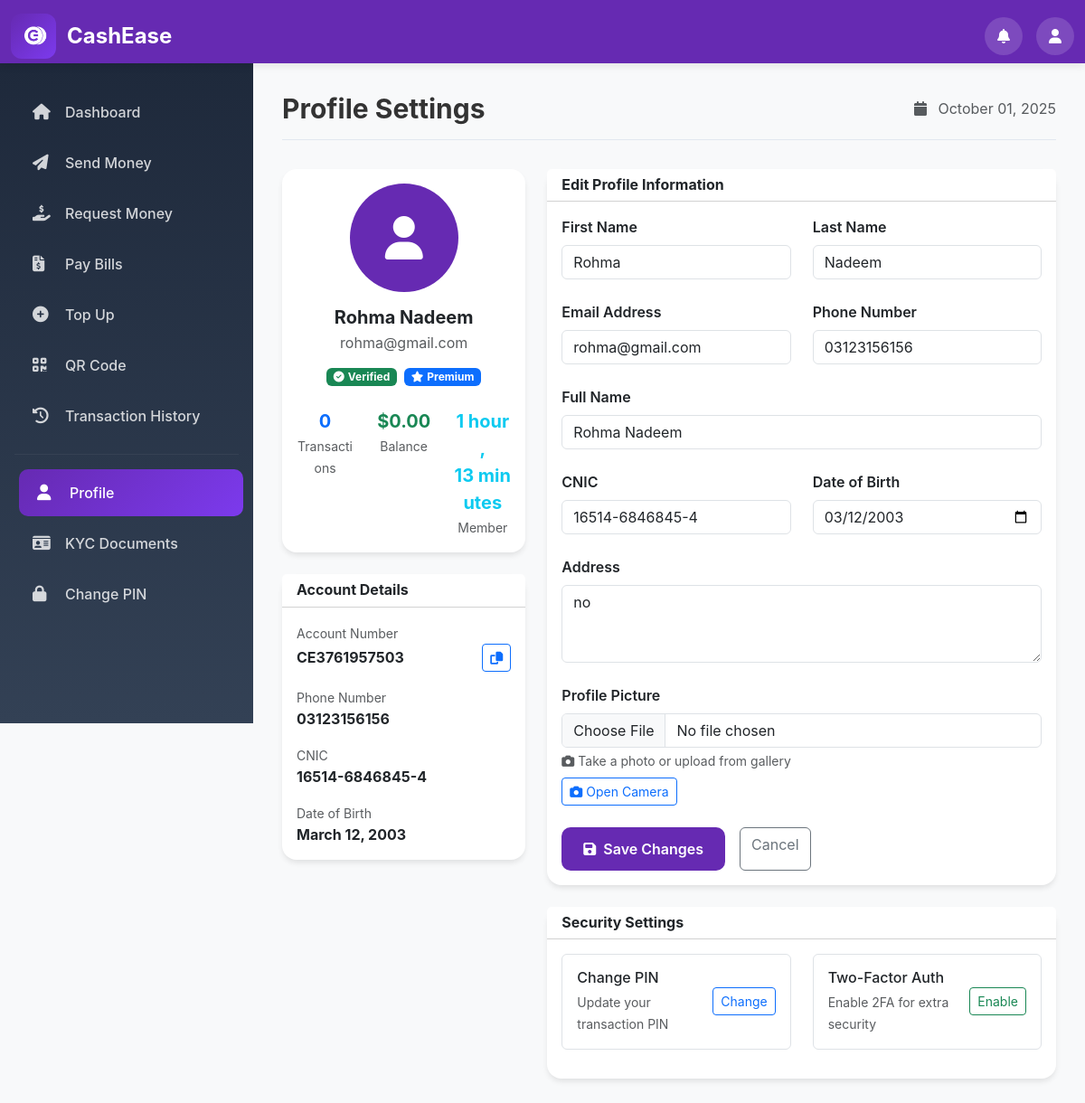
Before: /accounts/profile/ (signed in) with the older database file.
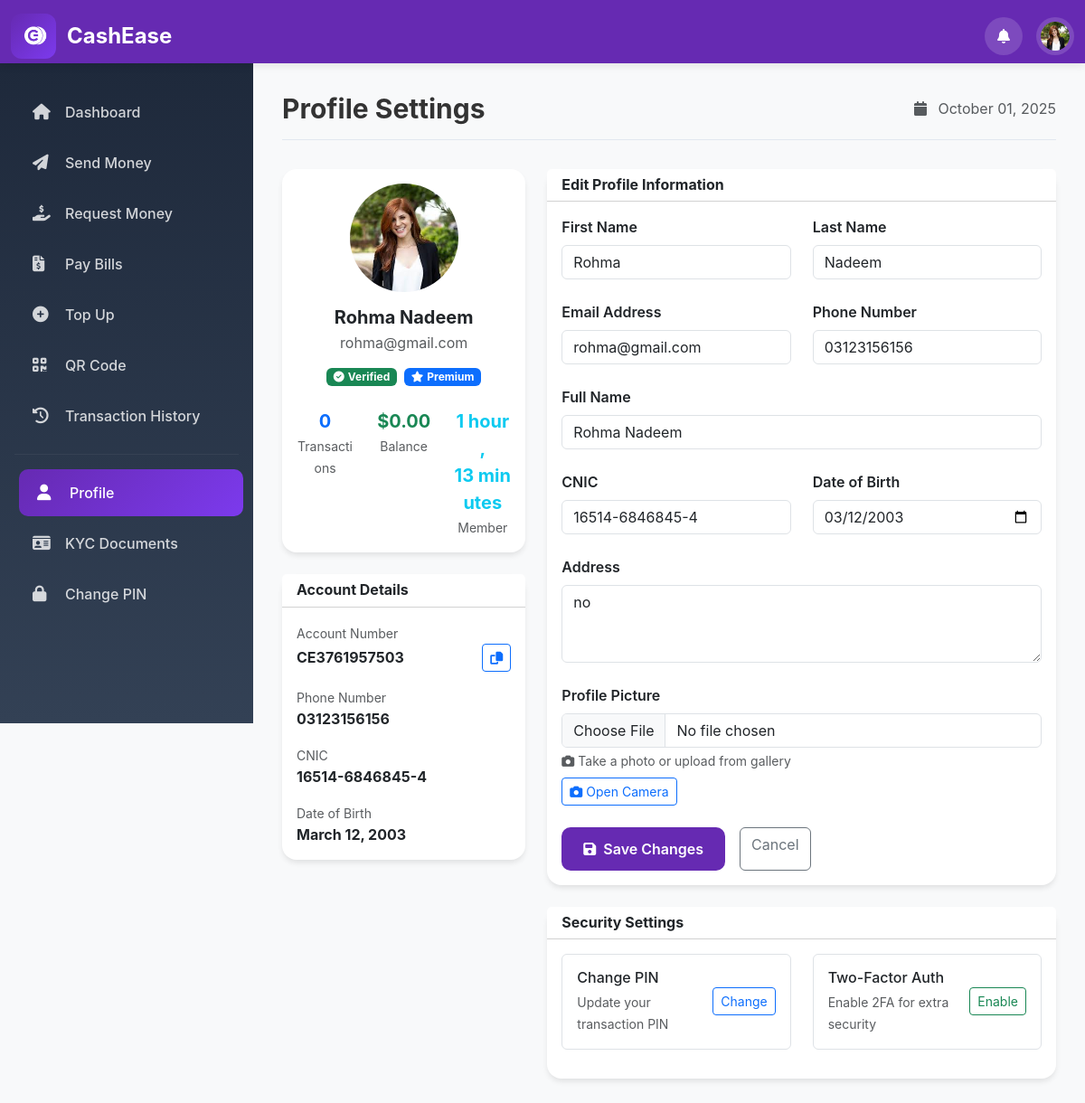
After: the same page with the newer database file.
### accounts/models.py (models this page shows, shortened)
class User(AbstractUser):
    phone_regex = RegexValidator(regex=r'^0\d{10}$', message='Enter a valid 11-digit phone number starting with 0')
    phone_number = models.CharField(validators=[phone_regex], max_length=11, unique=True)
    is_verified = models.BooleanField(default=False)
    is_blocked = models.BooleanField(default=False)
    created_at = models.DateTimeField(auto_now_add=True)
    updated_at = models.DateTimeField(auto_now=True)

class Profile(models.Model):
    user = models.OneToOneField(User, on_delete=models.CASCADE)
    full_name = models.CharField(max_length=100)
    cnic = models.CharField(max_length=15, unique=True, help_text='13-digit CNIC (e.g., 12345-1234567-1)')
    date_of_birth = models.DateField()
    address = models.TextField()
    balance = models.DecimalField(max_digits=12, decimal_places=2, default=0.00)
    account_number = models.CharField(max_length=20, unique=True)
    pin = models.CharField(max_length=4, null=True, blank=True)
    profile_picture = models.ImageField(upload_to='profiles/', blank=True, null=True)
    created_at = models.DateTimeField(auto_now_add=True)

### accounts/views.py (the view)
# urls.py: path('profile/', views.profile, name='profile'),
@login_required
def profile(request):
    profile_obj = request.user.profile
    if request.method == 'POST':
        form = ProfileForm(request.POST, request.FILES, instance=profile_obj)
        if form.is_valid():
            form.save()
            messages.success(request, 'Profile updated successfully!')
            return redirect('accounts:profile')
    else:
        form = ProfileForm(instance=profile_obj)
    return render(request, 'accounts/profile.html', {'form': form})

### accounts/forms.py
class ProfileForm(forms.ModelForm):
    class Meta:
        model = Profile
        fields = ['full_name', 'cnic', 'date_of_birth', 'address', 'profile_picture']
        widgets = {
            'full_name': forms.TextInput(attrs={'class': 'form-control'}),
            'cnic': forms.TextInput(attrs={'class': 'form-control'}),
            'date_of_birth': forms.DateInput(attrs={'class': 'form-control', 'type': 'date'}),
            'address': forms.Textarea(attrs={'class': 'form-control', 'rows': 3}),
            'profile_picture': forms.FileInput(attrs={'class': 'form-control'}),
        }

### templates/accounts/profile.html (shortened to what the changed rows need)
{% extends 'base.html' %}
{% block page_title %}Profile Settings{% endblock %}
{% block content %}
<div class="row g-4">
    <div class="col-xl-4">
        <div class="card">
            <div class="card-body text-center">
                <div class="mb-4">
                    {% if user.profile.profile_picture %}
                        <img src="{{ user.profile.profile_picture.url }}"
                             alt="Profile Picture"
                             class="rounded-circle mb-3"
                             style="width: 120px; height: 120px; object-fit: cover;">
                    {% else %}
                        <div class="d-inline-flex align-items-center justify-content-center rounded-circle mx-auto mb-3"
                             style="width: 120px; height: 120px; background: var(--primary); color: white;">
                            <i class="fas fa-user fa-3x"></i>
                        </div>
                    {% endif %}
                    <h5 class="mb-1 fw-bold">{{ user.profile.full_name }}</h5>
                    <p class="text-muted mb-3">{{ user.email }}</p>
                    <div class="d-flex justify-content-center gap-2 flex-wrap">
                        {% if user.is_verified %}
                            <span class="badge bg-success">
                            </span>
                        {% else %}
                            <span class="badge bg-warning">
                                <i class="fas fa-clock me-1"></i>Pending
                            </span>
                        {% endif %}
                        <span class="badge bg-primary">
                        </span>
                    </div>
                </div>
                <div class="row text-center">
                    <div class="col-4">
                        <div class="fw-bold text-success fs-5">${{ user.profile.balance }}</div>
                        <small class="text-muted">Balance</small>
                    </div>
                    <div class="col-4">
                        <div class="fw-bold text-info fs-5">{{ user.date_joined|timesince }}</div>
                        <small class="text-muted">Member</small>
                    </div>
                </div>
            </div>
        </div>
        <div class="card">
            <div class="card-body">
                <div class="mb-3">
                    <div class="fw-bold d-flex justify-content-between align-items-center">
                        <span>{{ user.profile.account_number }}</span>
                        <button class="btn btn-sm btn-outline-primary" onclick="copyToClipboard('{{ user.profile.account_number }}')">
                            <i class="fas fa-copy"></i>
                        </button>
                    </div>
                </div>
                <div class="mb-3">
                    <small class="text-muted">Phone Number</small>
                    <div class="fw-bold">{{ user.phone_number }}</div>
                </div>
                <div class="mb-3">
                    <small class="text-muted">CNIC</small>
                    <div class="fw-bold">{{ user.profile.cnic }}</div>
                </div>
                <div class="mb-0">
                    <small class="text-muted">Date of Birth</small>
                    <div class="fw-bold">{{ user.profile.date_of_birth|date:"F d, Y" }}</div>
                </div>
            </div>
        </div>
    </div>
    <div class="col-xl-8">
        <div class="card">
            <div class="card-body">
                <form method="post" enctype="multipart/form-data">
                    <div class="row">
                        <div class="col-md-6">
                            <div class="mb-4">
                                <label for="first_name" class="form-label fw-semibold">First Name</label>
                                <input type="text"
                                       class="form-control"
                                       id="first_name"
                                       name="first_name"
                                       value="{{ user.first_name }}"
                                       required>
                            </div>
                        </div>
                        <div class="col-md-6">
                            <div class="mb-4">
                                <label for="last_name" class="form-label fw-semibold">Last Name</label>
                                <input type="text"
                                       class="form-control"
                                       id="last_name"
                                       name="last_name"
                                       value="{{ user.last_name }}"
                                       required>
                            </div>
                        </div>
                    </div>
                    <div class="row">
                        <div class="col-md-6">
                            <div class="mb-4">
                                <label for="email" class="form-label fw-semibold">Email Address</label>
                                <input type="email"
                                       class="form-control"
                                       id="email"
                                       name="email"
                                       value="{{ user.email }}"
                                       required>
                            </div>
                        </div>
                        <div class="col-md-6">
                            <div class="mb-4">
                                <label for="phone_number" class="form-label fw-semibold">Phone Number</label>
                                <input type="tel"
                                       class="form-control"
                                       id="phone_number"
                                       name="phone_number"
                                       value="{{ user.phone_number }}"
                                       required>
                            </div>
                        </div>
                    </div>
                    <div class="mb-4">
                        <label for="full_name" class="form-label fw-semibold">Full Name</label>
                        <input type="text"
                               class="form-control"
                               id="full_name"
                               name="full_name"
                               value="{{ user.profile.full_name }}"
                               required>
                    </div>
                    <div class="row">
                        <div class="col-md-6">
                            <div class="mb-4">
                                <label for="cnic" class="form-label fw-semibold">CNIC</label>
                                <input type="text"
                                       class="form-control"
                                       id="cnic"
                                       name="cnic"
                                       value="{{ user.profile.cnic }}"
                                       placeholder="00000-0000000-0"
                                       required>
                            </div>
                        </div>
                        <div class="col-md-6">
                            <div class="mb-4">
                                <label for="date_of_birth" class="form-label fw-semibold">Date of Birth</label>
                                <input type="date"
                                       class="form-control"
                                       id="date_of_birth"
                                       name="date_of_birth"
                                       value="{{ user.profile.date_of_birth|date:'Y-m-d' }}"
                                       required>
                            </div>
                        </div>
                    </div>
                    <div class="mb-4">
                        <label for="address" class="form-label fw-semibold">Address</label>
                        <textarea class="form-control"
                                  id="address"
                                  name="address"
                                  rows="3"
                                  required>{{ user.profile.address }}</textarea>
                    </div>
                </form>
            </div>
        </div>
    </div>
</div>
{% endblock %}

### templates/base.html (shortened to what the changed rows need)
<!DOCTYPE html>
<html lang="en">
<head>
    <link href="https://cdn.jsdelivr.net/npm/bootstrap@5.3.2/dist/css/bootstrap.min.css" rel="stylesheet">
    <link href="https://cdnjs.cloudflare.com/ajax/libs/font-awesome/6.4.0/css/all.min.css" rel="stylesheet">
    {% load static %}
</head>
<body>
    {% if user.is_authenticated %}
    <header>
        <div class="container-fluid">
            <div class="header-content">
                <div class="user-actions">
                    <div class="dropdown">
                        <div class="user-profile" data-bs-toggle="dropdown">
                            {% if user.profile.profile_picture %}
                                <img src="{{ user.profile.profile_picture.url }}" alt="Profile" style="width: 32px; height: 32px; border-radius: 50%; object-fit: cover;">
                            {% else %}
                                <i class="fas fa-user"></i>
                            {% endif %}
                        </div>
                    </div>
                </div>
            </div>
        </div>
    </header>
    <div class="main-content">
        <div class="content-area">
            <div class="page-header">
                <h1 class="page-title">{% block page_title %}Dashboard{% endblock %}</h1>
            </div>
            {% block content %}
            {% endblock %}
        </div>
    </div>
    {% else %}
    <div class="container-fluid h-100">
        {% block auth_content %}
        {% endblock %}
    </div>
    {% endif %}
</body>
</html>

Changed rows visible on the page:
changed through a linked row, User "rohma@gmail.com": profile.profile_picture: picture added
